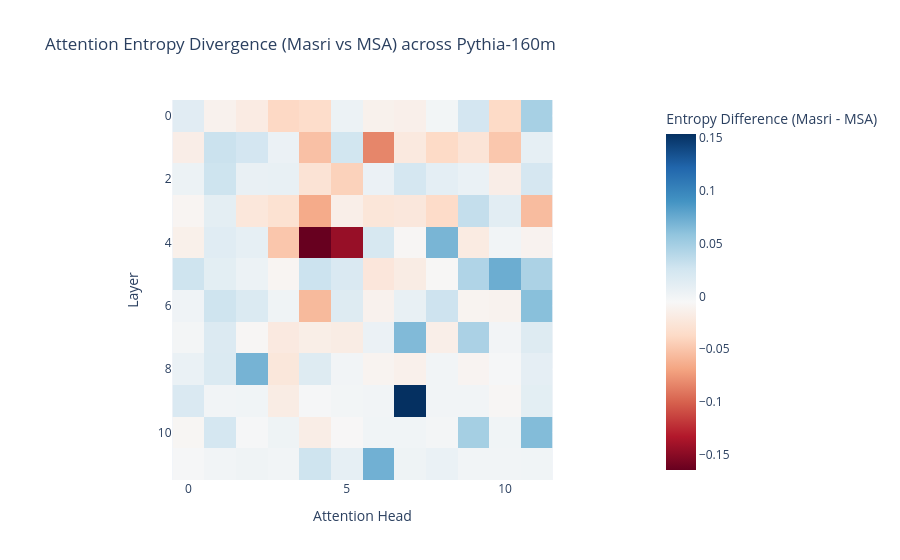

Notebook code for this chart:
### Markdown cell above
<div dir="rtl">

## ٧. الرسم البياني للنتائج  ·  7. Visualizing Attention Divergence

هنرسم خريطة حرارية (heatmap) بتوضح الفروق في الـ Attention Entropy بين الفصحى والعامية عند كل رأس طبقة.

We plot a heatmap of differences in Attention Entropy (Masri - MSA) for each head at each layer.

</div>

### Code cell
# تحويل شكل البيانات ليناسب الرسم
entropy_pivot = grouped.pivot(index="layer", columns="head", values="entropy_diff")

fig = px.imshow(
    entropy_pivot.values,
    labels=dict(x="Attention Head", y="Layer", color="Entropy Difference (Masri - MSA)"),
    x=entropy_pivot.columns,
    y=entropy_pivot.index,
    color_continuous_scale="RdBu",
    title="Attention Entropy Divergence (Masri vs MSA) across Pythia-160m"
)
fig.show()

### Figure 1 — Plotly figure (JSON) as saved in the notebook; plotly's stock layout.template omitted (floating-point values rounded to 4 significant figures; data arrays with more than 128 entries replaced by an {"elided": "..."} marker saying what was removed)
{"data": [{"coloraxis": "coloraxis", "hovertemplate": "Attention Head: %{x}<br>Layer: %{y}<br>Entropy Difference (Masri - MSA): %{z}<extra></extra>", "name": "0", "type": "heatmap", "x": [0, 1, 2, 3, 4, 5, 6, 7, 8, 9, 10, 11], "xaxis": "x", "y": [0, 1, 2, 3, 4, 5, 6, 7, 8, 9, 10, 11], "yaxis": "y", "z": {"elided": "12x12 float values"}}], "layout": {"coloraxis": {"colorbar": {"title": {"text": "Entropy Difference (Masri - MSA)"}}, "colorscale": [[0, "rgb(103,0,31)"], [0.1, "rgb(178,24,43)"], [0.2, "rgb(214,96,77)"], [0.3, "rgb(244,165,130)"], [0.4, "rgb(253,219,199)"], [0.5, "rgb(247,247,247)"], [0.6, "rgb(209,229,240)"], [0.7, "rgb(146,197,222)"], [0.8, "rgb(67,147,195)"], [0.9, "rgb(33,102,172)"], [1, "rgb(5,48,97)"]]}, "title": {"text": "Attention Entropy Divergence (Masri vs MSA) across Pythia-160m"}, "xaxis": {"anchor": "y", "constrain": "domain", "domain": [0, 1], "scaleanchor": "y", "title": {"text": "Attention Head"}}, "yaxis": {"anchor": "x", "autorange": "reversed", "constrain": "domain", "domain": [0, 1], "title": {"text": "Layer"}}}}
